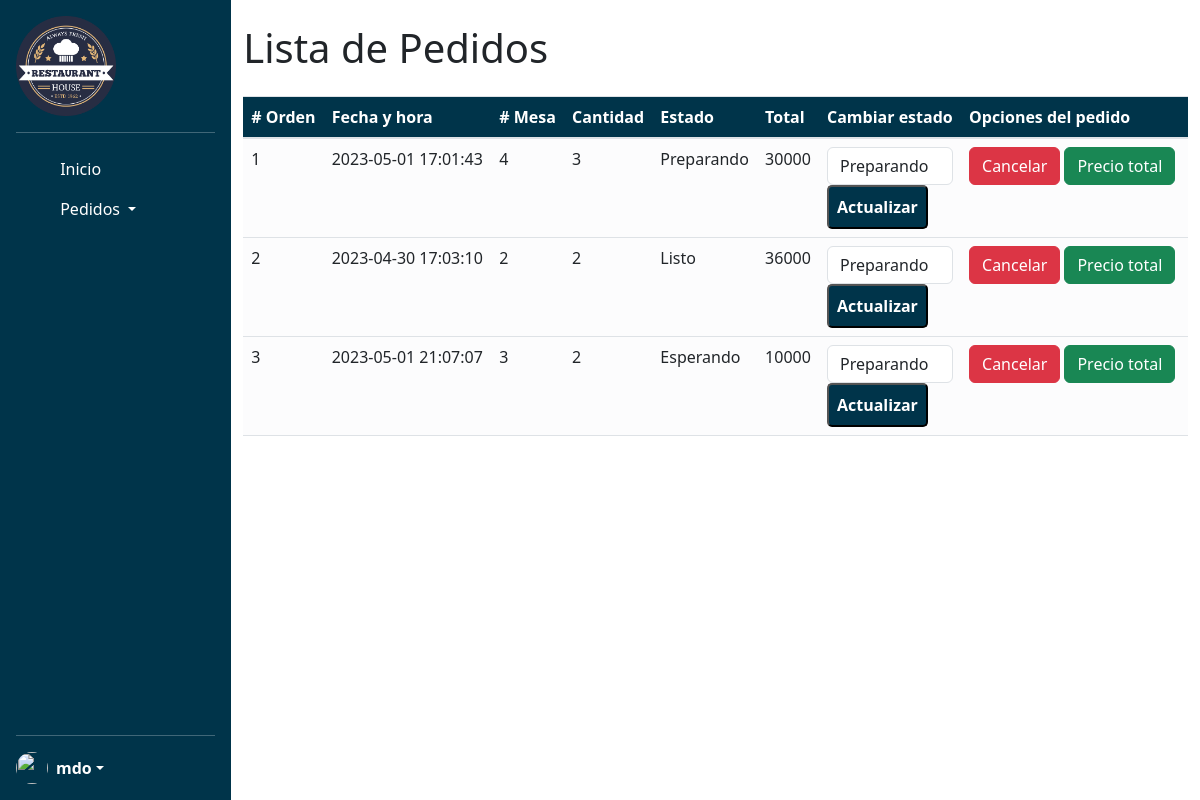
The app's page /Restaurante/views/pedidos/pedidos.php (signed in) with its own data.
### tables this page shows
CREATE TABLE `pedido_producto` (
  `id` int(11) NOT NULL,
  `idPedido` int(11) NOT NULL,
  `idProducto` int(11) NOT NULL,
  `cantidad` int(11) NOT NULL
);

CREATE TABLE `pedidos` (
  `id` int(11) NOT NULL,
  `fehcaHora` datetime NOT NULL,
  `mesa` int(11) NOT NULL,
  `idMesero` int(11) NOT NULL,
  `estado` varchar(30) DEFAULT NULL,
  `total` decimal(10,0) DEFAULT NULL
);

### Restaurante/views/pedidos/pedidos.php (the view, shortened to what this page needs)
<!DOCTYPE html>
<html>
<head>
	<link rel="stylesheet" type="text/css" href="https://maxcdn.bootstrapcdn.com/bootstrap/4.0.0/css/bootstrap.min.css">
	<link rel="stylesheet" type="text/css" href="/restaurante/assets/estilos.css">
</head>
<body>
<main class="d-flex">
 <?php @include 'C:\xampp\htdocs\Restaurante\views\chef/chef.php' ?>
<div class="container">
		<h1 class="my-4">Lista de Pedidos</h1>
		<table class="table ">
			<thead class="bg-primario text-white">
				<tr>
					<th scope="col"># Orden</th>
					<th scope="col">Fecha y hora</th>
					<th scope="col"># Mesa</th>
					<th scope="col">Cantidad</th>
					<th scope="col">Estado</th>
					<th scope="col">Total</th>
					<th scope="col">Cambiar estado</th>
					<th scope="col">Opciones del pedido</th>
				</tr>
			</thead>
			<tbody>
				<?php
				$servername = "localhost";
				$username = "root";
				$password = "";
				$dbname = "restaurantebd";
				$conn = new mysqli($servername, $username, $password, $dbname);
				$sql = "SELECT p.id, p.fehcaHora, p.mesa, p.estado, p.total, pp.cantidad FROM pedidos p INNER JOIN pedido_producto pp ON p.id = pp.idPedido";
				$result = $conn->query($sql);
				if ($result->num_rows > 0) {
					while ($row = $result->fetch_assoc()) {
						echo "<tr class='bg-light-subtle'>";
						echo "<td>" . $row["id"] . "</td>";
						echo "<td>" . $row["fehcaHora"] . "</td>";
						echo "<td>" . $row["mesa"] . "</td>";
						echo "<td>" . $row["cantidad"] . "</td>";
						echo "<td>" . $row["estado"] . "</td>";
						echo "<td>" . $row["total"] . "</td>";
						echo "<td><form method='post' action='cambiar_estado.php'>
									<input type='hidden' name='id' value='" . $row["id"] . "'> ";
						if ($row['estado'] == 'CANCELADO') {
							echo "<select id='Actualizar-Select' name='estado' class='form-control' disabled='disabled' >
										<option value='Preparando'>Preparando</option>
										<option value='Listo'>Listo</option>
										<option value='Esperando'>Esperando</option>
								 </select>
									   <input type='submit' id='Actualizar-btn' value='Actualizar' disabled='disabled' class='button-primario bg-primario text-white'>";
						} else {
							echo "<select id='Actualizar-Select' name='estado' class='form-control'>
										<option value='Preparando'>Preparando</option>
										<option value='Listo'>Listo</option>
										<option value='Esperando'>Esperando</option>
								 </select>
									   <input type='submit' id='Actualizar-btn' value='Actualizar' class='button-primario bg-primario text-white'>";
						}
						echo "</form></td>";
						echo "<td>";
						echo "<a href='CancelarPedido.php?id=" . $row["id"] . "' class='btn btn-eliminar btn-danger'>Cancelar</a>";
						echo "<a href='CalcularTotal.php?id=" . $row["id"] . "' class='btn btn-calcular btn-success mx-1'>Precio total</a>";
						echo "</td>";
						echo "</tr>";
					}
				} else {
					echo "<tr><td colspan='6'>No hay pedidos en espera</td></tr>";
				}
				?>
			</tbody>
		</table>
	</div>
</main>
</body>
</html>

### Restaurante/assets/estilos.css (style rules this page uses)
.bg-primario { background-color: #00344A; }
.text-white { color: #fff; }
.button-primario { text-decoration: none; color: #00344A; padding: 8px; border-radius: 5px; font-weight: 700; }

### Restaurante/includes/sidebarChef.php (style rules this page uses)
body { background-image: url("/Restaurante/assets/img/Chef/chef.jpg"); background-repeat: no-repeat; background-size: cover; background-position: center; }

### records on screen
pedido_producto: idPedido "1", idPedido.fehcaHora "2023-05-01 17:01:43", idPedido.mesa "4", cantidad "3", idPedido.estado "Preparando", idPedido.total "30000"
pedido_producto: idPedido "2", idPedido.fehcaHora "2023-04-30 17:03:10", idPedido.mesa "2", cantidad "2", idPedido.estado "Listo", idPedido.total "36000"
pedido_producto: idPedido "3", idPedido.fehcaHora "2023-05-01 21:07:07", idPedido.mesa "3", cantidad "2", idPedido.estado "Esperando", idPedido.total "10000"
